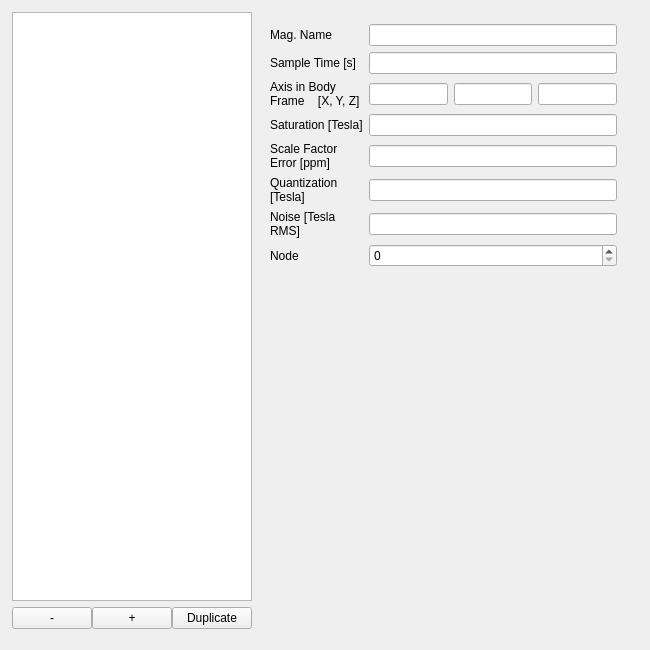
          <widget class="QWidget" name="magnetometer">
           <attribute name="title">
            <string>Magnetometer</string>
           </attribute>
           <widget class="QWidget" name="horizontalLayoutWidget_11">
            <property name="geometry">
             <rect>
              <x>0</x>
              <y>0</y>
              <width>641</width>
              <height>641</height>
             </rect>
            </property>
            <layout class="QHBoxLayout" name="horizontalLayout_71" stretch="0,0">
             <property name="leftMargin">
              <number>12</number>
             </property>
             <property name="topMargin">
              <number>12</number>
             </property>
             <property name="rightMargin">
              <number>12</number>
             </property>
             <property name="bottomMargin">
              <number>12</number>
             </property>
             <item>
              <layout class="QVBoxLayout" name="verticalLayout_14">
               <item>
                <layout class="QVBoxLayout" name="verticalLayout_15">
                 <item>
                  <widget class="QListWidget" name="spc_cur_mag_list"/>
                 </item>
                 <item>
                  <layout class="QHBoxLayout" name="horizontalLayout_43">
                   <property name="spacing">
                    <number>0</number>
                   </property>
                   <item>
                    <widget class="QPushButton" name="spc_cur_mag_remove">
                     <property name="text">
                      <string>-</string>
                     </property>
                    </widget>
                   </item>
                   <item>
                    <widget class="QPushButton" name="spc_cur_mag_add">
                     <property name="text">
                      <string>+</string>
                     </property>
                    </widget>
                   </item>
                   <item>
                    <widget class="QPushButton" name="spc_cur_mag_duplicate">
                     <property name="text">
                      <string>Duplicate</string>
                     </property>
                    </widget>
                   </item>
                  </layout>
                 </item>
                </layout>
               </item>
              </layout>
             </item>
             <item>
              <layout class="QGridLayout" name="gridLayout_9">
               <property name="leftMargin">
                <number>12</number>
               </property>
               <property name="topMargin">
                <number>12</number>
               </property>
               <property name="rightMargin">
                <number>12</number>
               </property>
               <property name="bottomMargin">
                <number>12</number>
               </property>
               <item row="2" column="1">
                <layout class="QHBoxLayout" name="horizontalLayout_44">
                 <item>
                  <widget class="QLineEdit" name="spc_cur_mag_axis_1"/>
                 </item>
                 <item>
                  <widget class="QLineEdit" name="spc_cur_mag_axis_2"/>
                 </item>
                 <item>
                  <widget class="QLineEdit" name="spc_cur_mag_axis_3"/>
                 </item>
                </layout>
               </item>
               <item row="1" column="1">
                <widget class="QLineEdit" name="spc_cur_mag_samptime"/>
               </item>
               <item row="0" column="0">
                <widget class="QLabel" name="label_45">
                 <property name="text">
                  <string>Mag. Name</string>
                 </property>
                </widget>
               </item>
               <item row="8" column="0">
                <spacer name="verticalSpacer_8">
                 <property name="orientation">
                  <enum>Qt::Vertical</enum>
                 </property>
                 <property name="sizeHint" stdset="0">
                  <size>
                   <width>20</width>
                   <height>40</height>
                  </size>
                 </property>
                </spacer>
               </item>
               <item row="3" column="0">
                <widget class="QLabel" name="label_86">
                 <property name="text">
                  <string>Saturation [Tesla]</string>
                 </property>
                </widget>
               </item>
               <item row="2" column="0">
                <widget class="QLabel" name="label_72">
                 <property name="text">
                  <string>Axis in Body Frame    [X, Y, Z]</string>
                 </property>
                 <property name="wordWrap">
                  <bool>true</bool>
                 </property>
                </widget>
               </item>
               <item row="7" column="1">
                <widget class="QSpinBox" name="spc_cur_mag_node"/>
               </item>
               <item row="7" column="0">
                <widget class="QLabel" name="label_73">
                 <property name="text">
                  <string>Node</string>
                 </property>
                </widget>
               </item>
               <item row="5" column="0">
                <widget class="QLabel" name="label_71">
                 <property name="text">
                  <string>Quantization [Tesla]</string>
                 </property>
                 <property name="wordWrap">
                  <bool>true</bool>
                 </property>
                </widget>
               </item>
               <item row="3" column="1">
                <widget class="QLineEdit" name="spc_cur_mag_sat"/>
               </item>
               <item row="5" column="1">
                <widget class="QLineEdit" name="spc_cur_mag_quant"/>
               </item>
               <item row="6" column="0">
                <widget class="QLabel" name="label_85">
                 <property name="text">
                  <string>Noise [Tesla RMS]</string>
                 </property>
                 <property name="wordWrap">
                  <bool>true</bool>
                 </property>
                </widget>
               </item>
               <item row="6" column="1">
                <widget class="QLineEdit" name="spc_cur_mag_noise"/>
               </item>
               <item row="4" column="1">
                <widget class="QLineEdit" name="spc_cur_mag_scaleferror"/>
               </item>
               <item row="1" column="0">
                <widget class="QLabel" name="label_84">
                 <property name="text">
                  <string>Sample Time [s]</string>
                 </property>
                </widget>
               </item>
               <item row="4" column="0">
                <widget class="QLabel" name="label_81">
                 <property name="text">
                  <string>Scale Factor Error [ppm]</string>
                 </property>
                 <property name="wordWrap">
                  <bool>true</bool>
                 </property>
                </widget>
               </item>
               <item row="0" column="1">
                <widget class="QLineEdit" name="spc_cur_mag_name"/>
               </item>
              </layout>
             </item>
            </layout>
           </widget>
          </widget>
